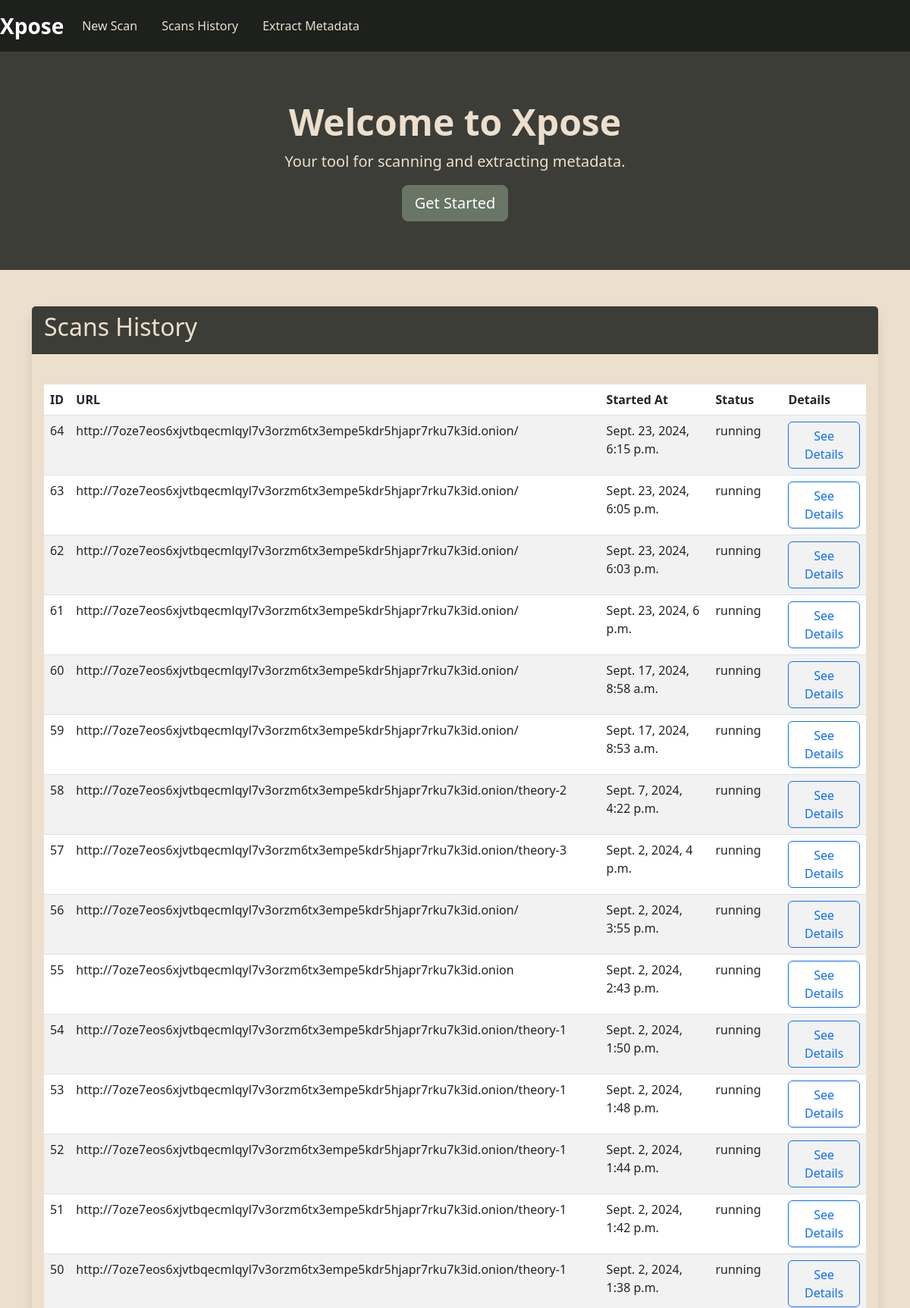
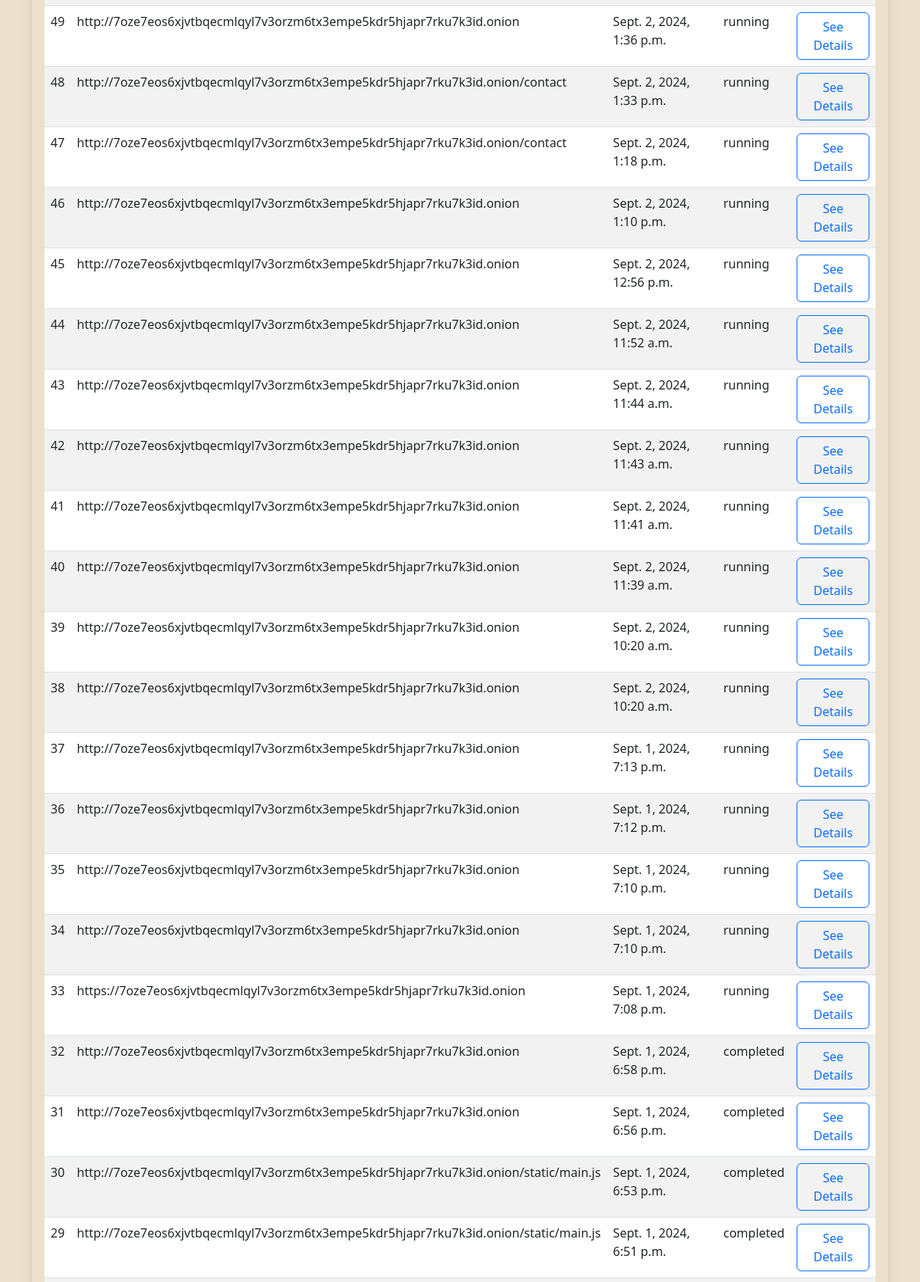
The app's page /scan/ (upper part) with its own data (2 pictures, top to bottom).
### scan/models.py (models this page shows, shortened)
class Scan(models.Model):
    url = models.URLField(max_length=200)
    started_at = models.DateTimeField(auto_now_add=True)
    finished_at = models.DateTimeField(null=True, blank=True)
    status = models.CharField(max_length=20, default='pending')  # pending, running, completed, failed
    output = models.TextField(blank=True)  # Store the scan output

### scan/views.py (the view)
# urls.py: path('', views.index, name='index'),
def index(request):
    scans = Scan.objects.all().order_by('-started_at')
    return render(request, 'scan/index.html', {'scans': scans})

### scan/templates/scan/index.html (shortened to what this page needs)
{% extends 'base_generic.html' %}
{% block content %}
<div class="card">
    <div class="card-header">
        <h2>Scans History</h2>
    </div>
    <div class="card-body">
        <table class="table table-striped">
            <thead>
                <tr>
                    <th>ID</th>
                    <th>URL</th>
                    <th>Started At</th>
                    <th>Status</th>
                    <th>Details</th>
                </tr>
            </thead>
            <tbody>
                {% for scan in scans %}
                <tr>
                    <td>{{ scan.id }}</td>
                    <td>{{ scan.url }}</td>
                    <td>{{ scan.started_at }}</td>
                    <td>{{ scan.status }}</td>
                    <td><a href="/scan/{{ scan.id }}" target="_blank" class="btn btn-outline-primary">See Details</a></td>
                </tr>
                {% endfor %}
            </tbody>
        </table>
    </div>
</div>
{% endblock %}

### templates/base_generic.html (shortened to what this page needs)
<!DOCTYPE html>
<html lang="en">
<head>
    <link href="https://cdn.jsdelivr.net/npm/bootstrap@5.3.0/dist/css/bootstrap.min.css" rel="stylesheet">
</head>
<body>
    <nav class="navbar navbar-expand-lg navbar-dark">
        <a class="navbar-brand" href="/">Xpose</a>
        <div class="collapse navbar-collapse" id="navbarNav">
            <ul class="navbar-nav">
                <li class="nav-item">
                    <a class="nav-link" href="/scan/new/">New Scan</a>
                </li>
                <li class="nav-item">
                    <a class="nav-link" href="{% url 'scan:index' %}">Scans History</a>
                </li>
                <li class="nav-item">
                    <a class="nav-link" href="/extract_exif/">Extract Metadata</a>
                </li>
            </ul>
        </div>
    </nav>
    <header class="hero-section">
        <div class="container">
            <h1>Welcome to Xpose</h1>
            <p>Your tool for scanning and extracting metadata.</p>
            <a href="/scan/new/" class="btn btn-primary btn-lg">Get Started</a>
        </div>
    </header>
    <main class="container mt-5">
        {% block content %}{% endblock %}
    </main>
</body>
</html>

### templates/base_generic.html (style rules this page uses)
body { background-color: #ECDFCC; color: #1E201E; font-family: 'Segoe UI', Tahoma, Geneva, Verdana, sans-serif; }
.navbar { background-color: #1E201E; }
.navbar-brand { font-weight: 700; font-size: 1.75rem; }
.navbar-nav .nav-link { color: #ECDFCC; margin-right: 1rem; }
.hero-section { background: #3C3D37; color: #ECDFCC; padding: 4rem 0; text-align: center; }
.hero-section h1 { font-size: 3rem; font-weight: 700; }
.hero-section p { font-size: 1.25rem; }
.card { border: none; border-radius: 15px; box-shadow: 0 8px 16px rgba(0, 0, 0, 0.1); background-color: #ECDFCC; margin-bottom: 2rem; }
.card-header { background-color: #3C3D37; color: #ECDFCC; border-radius: 15px 15px 0 0; font-weight: 700; }
.btn-primary { background-color: #697565; border-color: #697565; }

### scan/templates/scan/index.html (style rules this page uses)
.card { border: none; border-radius: 15px; box-shadow: 0 8px 16px rgba(0, 0, 0, 0.1); background-color: #ECDFCC; }
.card-header { background-color: #3C3D37; color: #ECDFCC; border-radius: 15px 15px 0 0; font-weight: 700; }
table { margin-top: 1.5rem; }
thead { background-color: #3C3D37; color: #ECDFCC; }
tbody tr:nth-child(even) { background-color: #F9F9F9; }
tbody tr:nth-child(odd) { background-color: #ECDFCC; }
tbody td a { color: #697565; text-decoration: none; }

### records on screen
Scan: id "64", url "http://7oze7eos6xjvtbqecmlqyl7v3orzm6tx3empe5kdr5hjapr7rku7k3id.onion/", started_at "Sept. 23, 2024, 6:15 p.m.", status "running"
Scan: id "63", url "http://7oze7eos6xjvtbqecmlqyl7v3orzm6tx3empe5kdr5hjapr7rku7k3id.onion/", started_at "Sept. 23, 2024, 6:05 p.m.", status "running"
Scan: id "62", url "http://7oze7eos6xjvtbqecmlqyl7v3orzm6tx3empe5kdr5hjapr7rku7k3id.onion/", started_at "Sept. 23, 2024, 6:03 p.m.", status "running"
Scan: id "61", url "http://7oze7eos6xjvtbqecmlqyl7v3orzm6tx3empe5kdr5hjapr7rku7k3id.onion/", started_at "Sept. 23, 2024, 6 p.m.", status "running"
Scan: id "60", url "http://7oze7eos6xjvtbqecmlqyl7v3orzm6tx3empe5kdr5hjapr7rku7k3id.onion/", started_at "Sept. 17, 2024, 8:58 a.m.", status "running"
Scan: id "59", url "http://7oze7eos6xjvtbqecmlqyl7v3orzm6tx3empe5kdr5hjapr7rku7k3id.onion/", started_at "Sept. 17, 2024, 8:53 a.m.", status "running"
Scan: id "58", url "http://7oze7eos6xjvtbqecmlqyl7v3orzm6tx3empe5kdr5hjapr7rku7k3id.onion/theory-2", started_at "Sept. 7, 2024, 4:22 p.m.", status "running"
Scan: id "57", url "http://7oze7eos6xjvtbqecmlqyl7v3orzm6tx3empe5kdr5hjapr7rku7k3id.onion/theory-3", started_at "Sept. 2, 2024, 4 p.m.", status "running"
Scan: id "56", url "http://7oze7eos6xjvtbqecmlqyl7v3orzm6tx3empe5kdr5hjapr7rku7k3id.onion/", started_at "Sept. 2, 2024, 3:55 p.m.", status "running"
Scan: id "55", url "http://7oze7eos6xjvtbqecmlqyl7v3orzm6tx3empe5kdr5hjapr7rku7k3id.onion", started_at "Sept. 2, 2024, 2:43 p.m.", status "running"
Scan: id "54", url "http://7oze7eos6xjvtbqecmlqyl7v3orzm6tx3empe5kdr5hjapr7rku7k3id.onion/theory-1", started_at "Sept. 2, 2024, 1:50 p.m.", status "running"
Scan: id "53", url "http://7oze7eos6xjvtbqecmlqyl7v3orzm6tx3empe5kdr5hjapr7rku7k3id.onion/theory-1", started_at "Sept. 2, 2024, 1:48 p.m.", status "running"
Scan: id "52", url "http://7oze7eos6xjvtbqecmlqyl7v3orzm6tx3empe5kdr5hjapr7rku7k3id.onion/theory-1", started_at "Sept. 2, 2024, 1:44 p.m.", status "running"
Scan: id "51", url "http://7oze7eos6xjvtbqecmlqyl7v3orzm6tx3empe5kdr5hjapr7rku7k3id.onion/theory-1", started_at "Sept. 2, 2024, 1:42 p.m.", status "running"
Scan: id "50", url "http://7oze7eos6xjvtbqecmlqyl7v3orzm6tx3empe5kdr5hjapr7rku7k3id.onion/theory-1", started_at "Sept. 2, 2024, 1:38 p.m.", status "running"
Scan: id "49", url "http://7oze7eos6xjvtbqecmlqyl7v3orzm6tx3empe5kdr5hjapr7rku7k3id.onion", started_at "Sept. 2, 2024, 1:36 p.m.", status "running"
Scan: id "48", url "http://7oze7eos6xjvtbqecmlqyl7v3orzm6tx3empe5kdr5hjapr7rku7k3id.onion/contact", started_at "Sept. 2, 2024, 1:33 p.m.", status "running"
Scan: id "47", url "http://7oze7eos6xjvtbqecmlqyl7v3orzm6tx3empe5kdr5hjapr7rku7k3id.onion/contact", started_at "Sept. 2, 2024, 1:18 p.m.", status "running"
Scan: id "46", url "http://7oze7eos6xjvtbqecmlqyl7v3orzm6tx3empe5kdr5hjapr7rku7k3id.onion", started_at "Sept. 2, 2024, 1:10 p.m.", status "running"
Scan: id "45", url "http://7oze7eos6xjvtbqecmlqyl7v3orzm6tx3empe5kdr5hjapr7rku7k3id.onion", started_at "Sept. 2, 2024, 12:56 p.m.", status "running"
Scan: id "44", url "http://7oze7eos6xjvtbqecmlqyl7v3orzm6tx3empe5kdr5hjapr7rku7k3id.onion", started_at "Sept. 2, 2024, 11:52 a.m.", status "running"
Scan: id "43", url "http://7oze7eos6xjvtbqecmlqyl7v3orzm6tx3empe5kdr5hjapr7rku7k3id.onion", started_at "Sept. 2, 2024, 11:44 a.m.", status "running"
Scan: id "42", url "http://7oze7eos6xjvtbqecmlqyl7v3orzm6tx3empe5kdr5hjapr7rku7k3id.onion", started_at "Sept. 2, 2024, 11:43 a.m.", status "running"
Scan: id "41", url "http://7oze7eos6xjvtbqecmlqyl7v3orzm6tx3empe5kdr5hjapr7rku7k3id.onion", started_at "Sept. 2, 2024, 11:41 a.m.", status "running"
Scan: id "40", url "http://7oze7eos6xjvtbqecmlqyl7v3orzm6tx3empe5kdr5hjapr7rku7k3id.onion", started_at "Sept. 2, 2024, 11:39 a.m.", status "running"
Scan: id "39", url "http://7oze7eos6xjvtbqecmlqyl7v3orzm6tx3empe5kdr5hjapr7rku7k3id.onion", started_at "Sept. 2, 2024, 10:20 a.m.", status "running"
Scan: id "38", url "http://7oze7eos6xjvtbqecmlqyl7v3orzm6tx3empe5kdr5hjapr7rku7k3id.onion", started_at "Sept. 2, 2024, 10:20 a.m.", status "running"
Scan: id "37", url "http://7oze7eos6xjvtbqecmlqyl7v3orzm6tx3empe5kdr5hjapr7rku7k3id.onion", started_at "Sept. 1, 2024, 7:13 p.m.", status "running"
Scan: id "36", url "http://7oze7eos6xjvtbqecmlqyl7v3orzm6tx3empe5kdr5hjapr7rku7k3id.onion", started_at "Sept. 1, 2024, 7:12 p.m.", status "running"
Scan: id "35", url "http://7oze7eos6xjvtbqecmlqyl7v3orzm6tx3empe5kdr5hjapr7rku7k3id.onion", started_at "Sept. 1, 2024, 7:10 p.m.", status "running"
Scan: id "34", url "http://7oze7eos6xjvtbqecmlqyl7v3orzm6tx3empe5kdr5hjapr7rku7k3id.onion", started_at "Sept. 1, 2024, 7:10 p.m.", status "running"
Scan: id "33", url "https://7oze7eos6xjvtbqecmlqyl7v3orzm6tx3empe5kdr5hjapr7rku7k3id.onion", started_at "Sept. 1, 2024, 7:08 p.m.", status "running"
Scan: id "32", url "http://7oze7eos6xjvtbqecmlqyl7v3orzm6tx3empe5kdr5hjapr7rku7k3id.onion", started_at "Sept. 1, 2024, 6:58 p.m.", status "completed"
Scan: id "31", url "http://7oze7eos6xjvtbqecmlqyl7v3orzm6tx3empe5kdr5hjapr7rku7k3id.onion", started_at "Sept. 1, 2024, 6:56 p.m.", status "completed"
Scan: id "30", url "http://7oze7eos6xjvtbqecmlqyl7v3orzm6tx3empe5kdr5hjapr7rku7k3id.onion/static/main.js", started_at "Sept. 1, 2024, 6:53 p.m.", status "completed"
Scan: id "29", url "http://7oze7eos6xjvtbqecmlqyl7v3orzm6tx3empe5kdr5hjapr7rku7k3id.onion/static/main.js", started_at "Sept. 1, 2024, 6:51 p.m.", status "completed"
